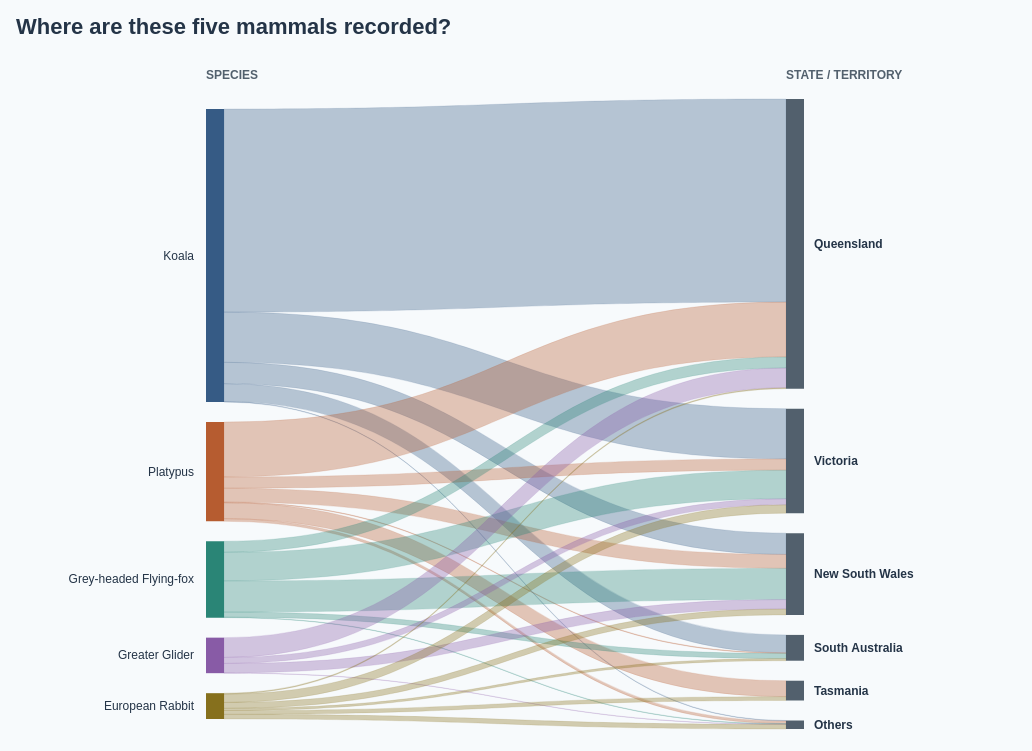

The specification (Vega-Lite) saved for this image:
### Vega specification from a JSON file in a GitHub repository (floating-point values rounded to 4 significant figures)
{"$schema": "https://vega.github.io/schema/vega/v5.json", "description": "Readability rationale: Charts involving multiple lines or flows use a limited selection of the most observed species (typically 5–6), while ranking and hierarchical charts can accommodate larger selections (typically 10–15). Maps can retain all species within their selected dataset where aggregation or filtering prevents clutter. This Sankey shows the top five species by observation count among the ten mammals selected in DotMap.vg.json. Sankey showing only the five most recorded species among the 10 selected mammals in DotMap.vg.json: Koala, Platypus, Grey-headed Flying-fox, Greater Glider, European Rabbit. Species ranked by 2017–2026 geolocated observation count, not conservation importance. Both stages sum to 3,429 observations. State assignments copied from DotMap, including Offshore / unspecified. State totals and connections include only these five species. Ribbon and node heights use a uniform 0.15456401283172938 pixels per observation. Species colours match DotMap. All data and layout embedded. Hover or click to highlight; click again, Reset highlight, or Escape to clear. Counts reflect recording activity, not migration or animal abundance. Species colours match the ten-species palette in BumpChart.vg.json; species selection is retained; counts use the selected observation years. ACT, Western Australia, Northern Territory and Offshore / unspecified are combined as Others (55 observations); their species flows are summed. Grouped-location breakdowns are retained in tooltips. Totals and the shared ribbon-height scale are preserved. Uses the 10 most recent available observation years (2017–2026), including partial 2026.", "width": 1000, "height": 680, "padding": 16, "background": "#f7fafc", "title": {"text": "Where are these five mammals recorded?", "anchor": "start", "fontSize": 22, "color": "#243447", "offset": 16, "font": "Arial", "fontWeight": "bold"}, "signals": [{"name": "selected", "value": null, "on": [{"events": "@nodes:click, @labels:click", "update": "selected === datum.key ? null : datum.key"}, {"events": "view:keydown[event.key === 'Escape'], view:dblclick", "update": "null"}]}, {"name": "hovered", "value": null, "on": [{"events": "@nodes:mouseover, @labels:mouseover, @ribbons:mouseover", "update": "datum.key"}, {"events": "@nodes:mouseout, @labels:mouseout, @ribbons:mouseout", "update": "null"}]}, {"name": "active", "update": "selected || hovered"}], "data": [{"name": "nodeData", "values": [{"id": "species:Koala", "key": "species:Koala", "label": "Koala", "name": "Koala", "level": "Species", "column": 0, "x": 290, "y": 102.0, "y2": 395.1, "count": 1896, "keys": ["species:Koala", "state:Queensland", "state:Victoria", "state:New South Wales", "state:South Australia", "state:Others"]}, {"id": "species:Platypus", "key": "species:Platypus", "label": "Platypus", "name": "Platypus", "level": "Species", "column": 0, "x": 290, "y": 415.1, "y2": 514.3, "count": 642, "keys": ["species:Platypus", "state:Queensland", "state:Victoria", "state:New South Wales", "state:South Australia", "state:Tasmania", "state:Others"]}, {"id": "species:Grey-headed Flying-fox", "key": "species:Grey-headed Flying-fox", "label": "Grey-headed Flying-fox", "name": "Grey-headed Flying-fox", "level": "Species", "column": 0, "x": 290, "y": 534.3, "y2": 610.6, "count": 494, "keys": ["species:Grey-headed Flying-fox", "state:Queensland", "state:Victoria", "state:New South Wales", "state:South Australia", "state:Others"]}, {"id": "species:Greater Glider", "key": "species:Greater Glider", "label": "Greater Glider", "name": "Greater Glider", "level": "Species", "column": 0, "x": 290, "y": 630.6, "y2": 666.2, "count": 230, "keys": ["species:Greater Glider", "state:Queensland", "state:Victoria", "state:New South Wales", "state:Others"]}, {"id": "species:European Rabbit", "key": "species:European Rabbit", "label": "European Rabbit", "name": "European Rabbit", "level": "Species", "column": 0, "x": 290, "y": 686.2, "y2": 712.0, "count": 167, "keys": ["species:European Rabbit", "state:Queensland", "state:Victoria", "state:New South Wales", "state:South Australia", "state:Tasmania", "state:Others"]}, {"id": "state:Queensland", "key": "state:Queensland", "label": "Queensland", "name": "Queensland", "level": "State / territory", "column": 1, "x": 870, "y": 92.0, "y2": 381.7, "count": 1874, "keys": ["state:Queensland", "species:Koala", "species:Platypus", "species:Grey-headed Flying-fox", "species:Greater Glider", "species:European Rabbit"]}, {"id": "state:Victoria", "key": "state:Victoria", "label": "Victoria", "name": "Victoria", "level": "State / territory", "column": 1, "x": 870, "y": 401.7, "y2": 506.1, "count": 676, "keys": ["state:Victoria", "species:Koala", "species:Platypus", "species:Grey-headed Flying-fox", "species:Greater Glider", "species:European Rabbit"]}, {"id": "state:New South Wales", "key": "state:New South Wales", "label": "New South Wales", "name": "New South Wales", "level": "State / territory", "column": 1, "x": 870, "y": 526.1, "y2": 607.9, "count": 529, "keys": ["state:New South Wales", "species:Koala", "species:Platypus", "species:Grey-headed Flying-fox", "species:Greater Glider", "species:European Rabbit"]}, {"id": "state:South Australia", "key": "state:South Australia", "label": "South Australia", "name": "South Australia", "level": "State / territory", "column": 1, "x": 870, "y": 627.9, "y2": 653.7, "count": 167, "keys": ["state:South Australia", "species:Koala", "species:Platypus", "species:Grey-headed Flying-fox", "species:European Rabbit"]}, {"id": "state:Tasmania", "key": "state:Tasmania", "label": "Tasmania", "name": "Tasmania", "level": "State / territory", "column": 1, "x": 870, "y": 673.7, "y2": 693.5, "count": 128, "keys": ["state:Tasmania", "species:Platypus", "species:European Rabbit"]}, {"id": "state:Others", "key": "state:Others", "label": "Others", "name": "Others", "level": "State / territory", "column": 1, "x": 870, "y": 713.5, "y2": 722.0, "count": 55, "keys": ["state:Others", "species:Koala", "species:Platypus", "species:Grey-headed Flying-fox", "species:Greater Glider", "species:European Rabbit"], "members": "Australian Capital Territory (40); Northern Territory (1); Offshore / unspecified (3); Western Australia (11)"}]}, {"name": "links", "values": [{"species": "Koala", "scientific": "Phascolarctos cinereus", "source": "Koala", "target": "Queensland", "count": 1314, "share": 0.693, "shareLabel": "Share of species", "key": "species:Koala", "keys": ["species:Koala", "state:Queensland"], "path": "M308,102.0C589,102.0 589,92.0 870,92.0L870,295.09711286089237C589,295.09711286089237 589,305.09711286089237 308,305.09711286089237Z"}, {"species": "Koala", "scientific": "Phascolarctos cinereus", "source": "Koala", "target": "Victoria", "count": 325, "share": 0.1714, "shareLabel": "Share of species", "key": "species:Koala", "keys": ["species:Koala", "state:Victoria"], "path": "M308,305.09711286089237C589,305.09711286089237 589,401.65296004666084 870,401.65296004666084L870,451.8862642169729C589,451.8862642169729 589,355.33041703120443 308,355.33041703120443Z"}, {"species": "Koala", "scientific": "Phascolarctos cinereus", "source": "Koala", "target": "New South Wales", "count": 138, "share": 0.07278, "shareLabel": "Share of species", "key": "species:Koala", "keys": ["species:Koala", "state:New South Wales"], "path": "M308,355.33041703120443C589,355.33041703120443 589,526.1382327209099 870,526.1382327209099L870,547.4680664916885C589,547.4680664916885 589,376.66025080198307 308,376.66025080198307Z"}, {"species": "Koala", "scientific": "Phascolarctos cinereus", "source": "Koala", "target": "South Australia", "count": 116, "share": 0.06118, "shareLabel": "Share of species", "key": "species:Koala", "keys": ["species:Koala", "state:South Australia"], "path": "M308,376.66025080198307C589,376.66025080198307 589,627.9025955088947 870,627.9025955088947L870,645.8320209973754C589,645.8320209973754 589,394.5896762904637 308,394.5896762904637Z"}, {"species": "Koala", "scientific": "Phascolarctos cinereus", "source": "Koala", "target": "Others", "count": 3, "share": 0.001582, "shareLabel": "Share of species", "key": "species:Koala", "keys": ["species:Koala", "state:Others"], "path": "M308,394.5896762904637C589,394.5896762904637 589,713.4989792942548 870,713.4989792942548L870,713.96267133275C589,713.96267133275 589,395.05336832895887 308,395.05336832895887Z", "members": "Australian Capital Territory (1); Western Australia (2)"}, {"species": "Platypus", "scientific": "Ornithorhynchus anatinus", "source": "Platypus", "target": "Queensland", "count": 355, "share": 0.553, "shareLabel": "Share of species", "key": "species:Platypus", "keys": ["species:Platypus", "state:Queensland"], "path": "M308,415.0533683289589C589,415.0533683289589 589,295.09711286089237 870,295.09711286089237L870,349.9673374161563C589,349.9673374161563 589,469.92359288422284 308,469.92359288422284Z"}, {"species": "Platypus", "scientific": "Ornithorhynchus anatinus", "source": "Platypus", "target": "Victoria", "count": 73, "share": 0.1137, "shareLabel": "Share of species", "key": "species:Platypus", "keys": ["species:Platypus", "state:Victoria"], "path": "M308,469.92359288422284C589,469.92359288422284 589,451.8862642169729 870,451.8862642169729L870,463.16943715368916C589,463.16943715368916 589,481.2067658209391 308,481.2067658209391Z"}, {"species": "Platypus", "scientific": "Ornithorhynchus anatinus", "source": "Platypus", "target": "New South Wales", "count": 90, "share": 0.1402, "shareLabel": "Share of species", "key": "species:Platypus", "keys": ["species:Platypus", "state:New South Wales"], "path": "M308,481.2067658209391C589,481.2067658209391 589,547.4680664916885 870,547.4680664916885L870,561.3788276465442C589,561.3788276465442 589,495.11752697579476 308,495.11752697579476Z"}, {"species": "Platypus", "scientific": "Ornithorhynchus anatinus", "source": "Platypus", "target": "South Australia", "count": 4, "share": 0.006231, "shareLabel": "Share of species", "key": "species:Platypus", "keys": ["species:Platypus", "state:South Australia"], "path": "M308,495.11752697579476C589,495.11752697579476 589,645.8320209973754 870,645.8320209973754L870,646.4502770487023C589,646.4502770487023 589,495.73578302712167 308,495.73578302712167Z"}, {"species": "Platypus", "scientific": "Ornithorhynchus anatinus", "source": "Platypus", "target": "Tasmania", "count": 103, "share": 0.1604, "shareLabel": "Share of species", "key": "species:Platypus", "keys": ["species:Platypus", "state:Tasmania"], "path": "M308,495.73578302712167C589,495.73578302712167 589,673.7147856517935 870,673.7147856517935L870,689.6348789734616C589,689.6348789734616 589,511.6558763487898 308,511.6558763487898Z"}, {"species": "Platypus", "scientific": "Ornithorhynchus anatinus", "source": "Platypus", "target": "Others", "count": 17, "share": 0.02648, "shareLabel": "Share of species", "key": "species:Platypus", "keys": ["species:Platypus", "state:Others"], "path": "M308,511.6558763487898C589,511.6558763487898 589,713.96267133275 870,713.96267133275L870,716.5902595508894C589,716.5902595508894 589,514.2834645669292 308,514.2834645669292Z", "members": "Australian Capital Territory (16); Offshore / unspecified (1)"}, {"species": "Grey-headed Flying-fox", "scientific": "Pteropus poliocephalus", "source": "Grey-headed Flying-fox", "target": "Queensland", "count": 71, "share": 0.1437, "shareLabel": "Share of species", "key": "species:Grey-headed Flying-fox", "keys": ["species:Grey-headed Flying-fox", "state:Queensland"], "path": "M308,534.2834645669292C589,534.2834645669292 589,349.9673374161563 870,349.9673374161563L870,360.94138232720906C589,360.94138232720906 589,545.257509477982 308,545.257509477982Z"}, {"species": "Grey-headed Flying-fox", "scientific": "Pteropus poliocephalus", "source": "Grey-headed Flying-fox", "target": "Victoria", "count": 185, "share": 0.3745, "shareLabel": "Share of species", "key": "species:Grey-headed Flying-fox", "keys": ["species:Grey-headed Flying-fox", "state:Victoria"], "path": "M308,545.257509477982C589,545.257509477982 589,463.16943715368916 870,463.16943715368916L870,491.7637795275591C589,491.7637795275591 589,573.851851851852 308,573.851851851852Z"}, {"species": "Grey-headed Flying-fox", "scientific": "Pteropus poliocephalus", "source": "Grey-headed Flying-fox", "target": "New South Wales", "count": 202, "share": 0.4089, "shareLabel": "Share of species", "key": "species:Grey-headed Flying-fox", "keys": ["species:Grey-headed Flying-fox", "state:New South Wales"], "path": "M308,573.851851851852C589,573.851851851852 589,561.3788276465442 870,561.3788276465442L870,592.6007582385536C589,592.6007582385536 589,605.0737824438613 308,605.0737824438613Z"}, {"species": "Grey-headed Flying-fox", "scientific": "Pteropus poliocephalus", "source": "Grey-headed Flying-fox", "target": "South Australia", "count": 33, "share": 0.0668, "shareLabel": "Share of species", "key": "species:Grey-headed Flying-fox", "keys": ["species:Grey-headed Flying-fox", "state:South Australia"], "path": "M308,605.0737824438613C589,605.0737824438613 589,646.4502770487023 870,646.4502770487023L870,651.5508894721494C589,651.5508894721494 589,610.1743948673084 308,610.1743948673084Z"}, {"species": "Grey-headed Flying-fox", "scientific": "Pteropus poliocephalus", "source": "Grey-headed Flying-fox", "target": "Others", "count": 3, "share": 0.006073, "shareLabel": "Share of species", "key": "species:Grey-headed Flying-fox", "keys": ["species:Grey-headed Flying-fox", "state:Others"], "path": "M308,610.1743948673084C589,610.1743948673084 589,716.5902595508894 870,716.5902595508894L870,717.0539515893846C589,717.0539515893846 589,610.6380869058036 308,610.6380869058036Z", "members": "Australian Capital Territory (3)"}, {"species": "Greater Glider", "scientific": "Petauroides volans", "source": "Greater Glider", "target": "Queensland", "count": 128, "share": 0.5565, "shareLabel": "Share of species", "key": "species:Greater Glider", "keys": ["species:Greater Glider", "state:Queensland"], "path": "M308,630.6380869058034C589,630.6380869058034 589,360.94138232720906 870,360.94138232720906L870,380.72557596967044C589,380.72557596967044 589,650.4222805482648 308,650.4222805482648Z"}, {"species": "Greater Glider", "scientific": "Petauroides volans", "source": "Greater Glider", "target": "Victoria", "count": 39, "share": 0.1696, "shareLabel": "Share of species", "key": "species:Greater Glider", "keys": ["species:Greater Glider", "state:Victoria"], "path": "M308,650.4222805482648C589,650.4222805482648 589,491.7637795275591 870,491.7637795275591L870,497.79177602799655C589,497.79177602799655 589,656.4502770487022 308,656.4502770487022Z"}, {"species": "Greater Glider", "scientific": "Petauroides volans", "source": "Greater Glider", "target": "New South Wales", "count": 61, "share": 0.2652, "shareLabel": "Share of species", "key": "species:Greater Glider", "keys": ["species:Greater Glider", "state:New South Wales"], "path": "M308,656.4502770487022C589,656.4502770487022 589,592.6007582385536 870,592.6007582385536L870,602.029163021289C589,602.029163021289 589,665.8786818314377 308,665.8786818314377Z"}, {"species": "Greater Glider", "scientific": "Petauroides volans", "source": "Greater Glider", "target": "Others", "count": 2, "share": 0.008696, "shareLabel": "Share of species", "key": "species:Greater Glider", "keys": ["species:Greater Glider", "state:Others"], "path": "M308,665.8786818314377C589,665.8786818314377 589,717.0539515893846 870,717.0539515893846L870,717.363079615048C589,717.363079615048 589,666.1878098571011 308,666.1878098571011Z", "members": "Australian Capital Territory (2)"}, {"species": "European Rabbit", "scientific": "Oryctolagus cuniculus", "source": "European Rabbit", "target": "Queensland", "count": 6, "share": 0.03593, "shareLabel": "Share of species", "key": "species:European Rabbit", "keys": ["species:European Rabbit", "state:Queensland"], "path": "M308,686.1878098571012C589,686.1878098571012 589,380.72557596967044 870,380.72557596967044L870,381.65296004666084C589,381.65296004666084 589,687.1151939340916 308,687.1151939340916Z"}, {"species": "European Rabbit", "scientific": "Oryctolagus cuniculus", "source": "European Rabbit", "target": "Victoria", "count": 54, "share": 0.3234, "shareLabel": "Share of species", "key": "species:European Rabbit", "keys": ["species:European Rabbit", "state:Victoria"], "path": "M308,687.1151939340916C589,687.1151939340916 589,497.79177602799655 870,497.79177602799655L870,506.1382327209099C589,506.1382327209099 589,695.461650627005 308,695.461650627005Z"}, {"species": "European Rabbit", "scientific": "Oryctolagus cuniculus", "source": "European Rabbit", "target": "New South Wales", "count": 38, "share": 0.2275, "shareLabel": "Share of species", "key": "species:European Rabbit", "keys": ["species:European Rabbit", "state:New South Wales"], "path": "M308,695.461650627005C589,695.461650627005 589,602.029163021289 870,602.029163021289L870,607.9025955088947C589,607.9025955088947 589,701.3350831146107 308,701.3350831146107Z"}, {"species": "European Rabbit", "scientific": "Oryctolagus cuniculus", "source": "European Rabbit", "target": "South Australia", "count": 14, "share": 0.08383, "shareLabel": "Share of species", "key": "species:European Rabbit", "keys": ["species:European Rabbit", "state:South Australia"], "path": "M308,701.3350831146107C589,701.3350831146107 589,651.5508894721494 870,651.5508894721494L870,653.7147856517936C589,653.7147856517936 589,703.4989792942549 308,703.4989792942549Z"}, {"species": "European Rabbit", "scientific": "Oryctolagus cuniculus", "source": "European Rabbit", "target": "Tasmania", "count": 25, "share": 0.1497, "shareLabel": "Share of species", "key": "species:European Rabbit", "keys": ["species:European Rabbit", "state:Tasmania"], "path": "M308,703.4989792942549C589,703.4989792942549 589,689.6348789734616 870,689.6348789734616L870,693.4989792942548C589,693.4989792942548 589,707.3630796150482 308,707.3630796150482Z"}, {"species": "European Rabbit", "scientific": "Oryctolagus cuniculus", "source": "European Rabbit", "target": "Others", "count": 30, "share": 0.1796, "shareLabel": "Share of species", "key": "species:European Rabbit", "keys": ["species:European Rabbit", "state:Others"], "path": "M308,707.3630796150482C589,707.3630796150482 589,717.363079615048 870,717.363079615048L870,721.9999999999999C589,721.9999999999999 589,712.0 308,712.0Z", "members": "Australian Capital Territory (18); Northern Territory (1); Offshore / unspecified (2); Western Australia (9)"}]}, {"name": "headings", "values": [{"x": 290, "label": "SPECIES"}, {"x": 870, "label": "STATE / TERRITORY"}]}], "scales": [{"name": "color", "type": "ordinal", "domain": ["Koala", "Platypus", "Grey-headed Flying-fox", "Greater Glider", "Spotted-tailed Quoll", "European Rabbit", "Quokka", "Tasmanian Devil", "Eastern Barred Bandicoot", "Numbat"], "range": ["#365B85", "#B65C30", "#2A8576", "#885BA6", "#AD4770", "#86701D", "#397FAD", "#6D6B70", "#C17A24", "#5146A0"]}], "marks": [{"type": "text", "from": {"data": "headings"}, "encode": {"update": {"x": {"signal": "datum.x - 100"}, "y": {"value": 24}, "text": {"field": "label"}, "fontSize": {"value": 12}, "fontWeight": {"value": "bold"}, "fill": {"value": "#52606d"}}}}, {"name": "ribbons", "type": "path", "from": {"data": "links"}, "encode": {"update": {"path": {"field": "path"}, "fill": {"scale": "color", "field": "species"}, "fillOpacity": {"signal": "active ? (!active || indexof(datum.keys, active) >= 0 ? 0.75 : 0.055) : 0.34"}, "stroke": {"scale": "color", "field": "species"}, "strokeWidth": {"value": 0.35}, "strokeOpacity": {"signal": "!active || indexof(datum.keys, active) >= 0 ? 0.4 : 0.05"}, "tooltip": {"signal": "merge({'From': datum.source, 'To': datum.target, 'Species': datum.species, 'Scientific name': datum.scientific, 'Observations': format(datum.count, ',d'), 'Share of source': format(datum.share, '.1%')}, datum.members ? {'Includes': datum.members} : {})"}, "description": {"signal": "datum.source + ' → ' + datum.target + ': ' + datum.count + ' observations'"}, "x": {"value": -100}, "y": {"value": -48}}}}, {"name": "nodes", "type": "rect", "from": {"data": "nodeData"}, "encode": {"update": {"x": {"signal": "datum.x - 100"}, "width": {"value": 18}, "y": {"signal": "datum.y - 48"}, "y2": {"signal": "datum.y2 - 48"}, "fill": {"signal": "datum.column === 1 ? '#52606d' : scale('color', datum.name)"}, "opacity": {"signal": "!active || indexof(datum.keys, active) >= 0 ? 1 : 0.2"}, "cursor": {"value": "pointer"}, "tooltip": {"signal": "merge({'Name': datum.name, 'Stage': datum.level, 'Observations': format(datum.count, ',d'), 'Share of top-five records': format(datum.count / 3429, '.1%')}, datum.members ? {'Includes': datum.members} : {})"}, "description": {"signal": "datum.name + ': ' + datum.count + ' observations'"}}}}, {"name": "labels", "type": "text", "from": {"data": "nodeData"}, "encode": {"update": {"x": {"signal": "(datum.column === 1 ? datum.x + 28 : datum.x - 12) - 100"}, "y": {"signal": "((datum.y + datum.y2) / 2) - 48"}, "text": {"signal": "datum.label"}, "align": {"signal": "datum.column === 1 ? 'left' : 'right'"}, "baseline": {"value": "middle"}, "fontSize": {"value": 12}, "fontWeight": {"signal": "datum.column === 0 ? 'normal' : 'bold'"}, "opacity": {"signal": "!active || indexof(datum.keys, active) >= 0 ? 1 : 0.28"}, "fill": {"value": "#243447"}, "cursor": {"value": "pointer"}, "tooltip": {"signal": "merge({'Name': datum.name, 'Observations': format(datum.count, ',d'), 'Share of top-five records': format(datum.count / 3429, '.1%')}, datum.members ? {'Includes': datum.members} : {})"}}}}], "config": {"font": "Arial"}, "usermeta": {"observationWindow": {"source": "Dataset/observations-794195.csv", "dateField": "observed_on", "years": [2017, 2018, 2019, 2020, 2021, 2022, 2023, 2024, 2025, 2026], "yearCount": 10, "includesPartialLatestYear": true}}}
